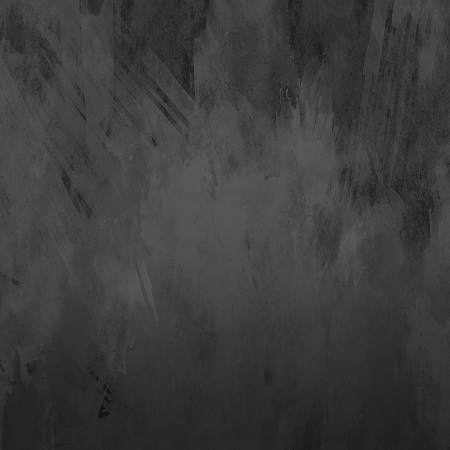
%> input picture Tanks_game/background.jpg, 450 x 450 px
$ octave --eval "result = buildBoardAndTanks;"   (GNU Octave 9; MATLAB toolbox functions it lacks are replaced by stand-ins)
%> lines starting %> are read from the running program, lines starting %| are printed output that depends on the picture; in (x1, y1, x2, y2) boxes, pixels count from 0 and x2, y2 are one past the last pixel; in counts of white or black regions, pixels touching at a corner belong together; the program's own positions count from 1
### Tanks_game/FOV.m
function visibleConeBoard = FOV(tank,globalBoard)

tankRow =tank.row;
tankCol=tank.col;
direction = tank.orientation;
visibleConeBoard = computeVisibleBoard(direction,tankRow,tankCol,globalBoard);

[obstacleRow,obstacleCol] = find(visibleConeBoard(:,:)==1);
[visionRow,visionCol] = find(visibleConeBoard(:,:)==77);

for j=1:length(obstacleRow)
    for i=1:length(visionRow)
        obstToVisionDist = sqrt((obstacleRow(j)-visionRow(i))^2+(obstacleCol(j)-visionCol(i))^2);
        obstToTankDist = sqrt((obstacleRow(j)-tankRow)^2+(obstacleCol(j)-tankCol)^2);
        tankToVisionDist = sqrt((visionRow(i)-tankRow)^2+(visionCol(i)-tankCol)^2);

        if(tankToVisionDist == (obstToVisionDist+obstToTankDist))
            visibleConeBoard(visionRow(i),visionCol(i))=0;
        end
    end % end of visible cone Loop
end % end of obstacle list loop
% 10 = our tank
visibleTanksCounter = 0;
for i=1:3
    [row,col] = find(globalBoard(:,:)==i*10);
    if(visibleConeBoard(row,col)==77)
        visibleTanksCounter = visibleTanksCounter+1;
    end
end

end % end of function

### Tanks_game/updateGrid.m
function grid = updateGrid(board,blueTank,greenTank,redTank,yellowTank)

%build board
grid = imread('background.jpg');
%> grid is the input picture: size 450x450x3 uint8; min 13, max 94, mean 60

% adding lines on the grid
size1=15;
for i=1:size1-1
    grid(i*30,:,:) = 255;
end
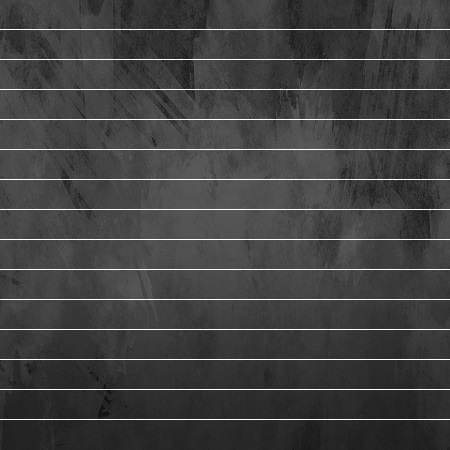
%> grid: size 450x450x3 uint8; 3.11% of pixels changed, all inside (x1, y1, x2, y2) = (0, 29, 450, 420)
for j=1:size1-1
    grid(:,j*30,:) = 255;
end
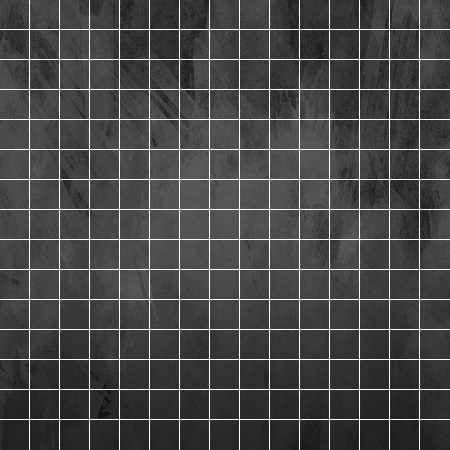
%> grid: size 450x450x3 uint8; 3.01% of pixels changed, all inside (x1, y1, x2, y2) = (29, 0, 420, 450)

%updating other images
[rows,cols] = size(board);
for row = 1 : rows
    for col = 1 : cols
        rowLocation = (row*30)-28;
        colLocation = (col*30)-28;
        if(board(row,col) == 1)
            rock = imread('Rock.jpg');
            grid(rowLocation:rowLocation+27,colLocation:colLocation+27,:) = rock;
        end
        if(board(row,col) == 88) % placing image if a tank has been destroyed
            rock = imread('Destroyed.png');
            grid(rowLocation:rowLocation+27,colLocation:colLocation+27,:) = rock;
        end
        if(board(row,col) == 10)  % placement of blue tank image
            image = imread(blueTank.image);
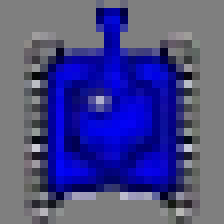
%> input picture Tanks_game/10Tank.png, 28 x 28 px (shown 8 times larger)
%> image is the input picture: size 28x28x3 uint8; mean R, G, B 73.9, 73.8, 136.8
            rowLocation = (blueTank.row*30)-28;
            colLocation = (blueTank.col*30)-28;
            rotatedImage = imrotate(image,(blueTank.orientation-1)*90);
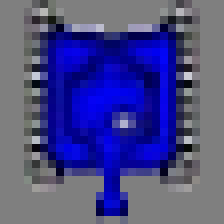
%> rotatedImage: size 28x28x3 uint8 (shown 8 times larger); mean R, G, B 73.9, 73.8, 136.8; mean of the top-left, top-right, bottom-left and bottom-right quarters 91.2, 90.7, 98.3, 99.1
            grid(rowLocation:rowLocation+27,colLocation:colLocation+27,:) = rotatedImage;
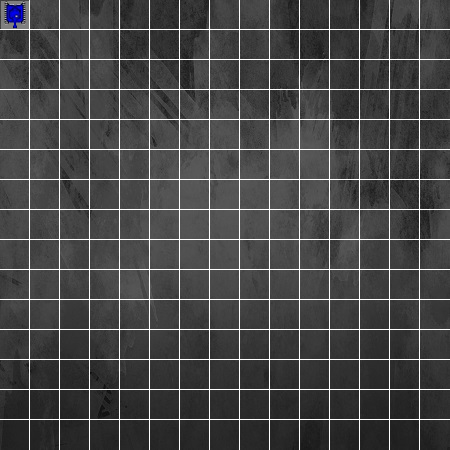
%> grid: size 450x450x3 uint8; 0.39% of pixels changed, all inside (x1, y1, x2, y2) = (1, 1, 29, 29)
        end
        if(board(row,col) == 20)  % green tank image placement
%> the run ends on the next line
            image = imread(greenTank.image);
            rowLocation = (greenTank.row*30)-28;
            colLocation = (greenTank.col*30)-28;
            rotatedImage = imrotate(image,(greenTank.orientation-1)*90);
            grid(rowLocation:rowLocation+27,colLocation:colLocation+27,:) = rotatedImage;
        end
        if(board(row,col) == 30)  % setting red tank image
            image = imread(redTank.image);
            rowLocation = (redTank.row*30)-28;
            colLocation = (redTank.col*30)-28;
            rotatedImage = imrotate(image,(redTank.orientation-1)*90);
            grid(rowLocation:rowLocation+27,colLocation:colLocation+27,:) = rotatedImage;
        end
        if(board(row,col) == 40)  % image placement of yellow tank
            image = imread(yellowTank.image);
            rowLocation = (yellowTank.row*30)-28;
            colLocation = (yellowTank.col*30)-28;
            rotatedImage = imrotate(image,(yellowTank.orientation-1)*90);
            grid(rowLocation:rowLocation+27,colLocation:colLocation+27,:) = rotatedImage;
        end
    end
end  % end of loop

end  % end of function

### Tanks_game/tankObjectCreator.m
function tank = tankObjectCreator(row,col,shot,orientation,imageFile,tankId,visibleBoard,globalBoard,localBoard,status)

% Direction represenatation
% 1=up ,2=left ,3=down ,4=right
% creates tank object with following properties

tank = struct('row',row,'col',col,'shot',shot,'orientation',orientation,'image', imageFile ,'tankId',tankId,'visibleBoard',visibleBoard,'globalBoard',globalBoard,'localBoard',localBoard,'status',status);

end

### Tanks_game/updateBoard.m
function [board,tankObj] = updateBoard(tankObj,board)

% placing tank coordinates in local vriable
tankRow = tankObj.row;
tankCol = tankObj.col;

% find old tank pointer on board and remove. plcae new pointer on updated
% co-ordinates
[oldIdRow,oldIdCol] = find(board(:,:)==tankObj.tankId);

board(oldIdRow,oldIdCol)=0;
board(tankRow,tankCol)=tankObj.tankId;

% place trail of the tank on the local board of the tank that will be used
% for score calculation e.g. for tank with id =10, trail = id+1 => 11
tankObj.localBoard(oldIdRow,oldIdCol)=tankObj.tankId+1;

end

### Tanks_game/computeVisibleBoard.m
function visibleBoard = computeVisibleBoard(direction,row,col,globalBoard)

% this function provides all boxes in visible reigon based on input
% direction
if( row > 15 || row < 1 || col >15 || col< 1 )
    visibleBoard=globalBoard;
    return;
end
% returns if a rock is found
if(globalBoard(row,col) == 1)
    visibleBoard=globalBoard;
    return;
end
% also returns when a visible point is found on the board
if(globalBoard(row,col) == 77)
    visibleBoard=globalBoard;
    return;
end
globalBoard(row,col)=77;
if(direction == 1)
    tempBoard = computeVisibleBoard(1,row-1,col,globalBoard);
    tempBoard = computeVisibleBoard(1,row-1,col-1,tempBoard);
    tempBoard = computeVisibleBoard(1,row-1,col+1,tempBoard);
    visibleBoard = tempBoard;
elseif(direction==4)
    tempBoard = computeVisibleBoard(4,row-1,col+1,globalBoard);
    tempBoard = computeVisibleBoard(4,row+1,col+1,tempBoard);
    tempBoard = computeVisibleBoard(4,row,col+1,tempBoard);
    visibleBoard = tempBoard;
elseif(direction==3)
    tempBoard = computeVisibleBoard(3,row+1,col,globalBoard);
    tempBoard = computeVisibleBoard(3,row+1,col-1,tempBoard);
    tempBoard = computeVisibleBoard(3,row+1,col+1,tempBoard);
    visibleBoard = tempBoard;
else
    tempBoard = computeVisibleBoard(2,row-1,col-1,globalBoard);
    tempBoard = computeVisibleBoard(2,row+1,col-1,tempBoard);
    tempBoard = computeVisibleBoard(2,row,col-1,tempBoard);
    visibleBoard = tempBoard;
end

end

### Tanks_game/buildBoardAndTanks.m
function [blueTank,greenTank,redTank,yellowTank,board, grid] = buildBoardAndTanks()

% to setup board and grid with tanks images placed on it.
board = zeros(15);
%grid = ones(size*30,size*30,3);

board(1,8) = 1; %obst
board(2,8) = 1;
board(3,8) = 1;

board(4,4) = 1;
board(4,5) = 1;
board(4,11) = 1;
board(4,12) = 1;

board(5,4) = 1;
board(5,12) = 1;

board(6,8) = 1;

board(8,1) = 1;
board(8,2) = 1;
board(8,3) = 1;
board(8,6) = 1;
board(8,8) = 1;
board(8,10) = 1;
board(8,13) = 1;
board(8,14) = 1;
board(8,15) = 1;

board(10,8) = 1;


board(11,4) = 1;
board(11,12) = 1;

board(12,4) = 1;
board(12,5) = 1;
board(12,11) = 1;
board(12,12) = 1;

board(13,8) = 1;
board(14,8) = 1;
board(15,8) = 1;

% placing tanks
board(1,1)=10;
board(1,15)=20;
board(15,1)=30;
board(15,15)=40;

localBoard = zeros(15); %local board for score calculation

% tank objects creation
blueTank = tankObjectCreator(1,1,0,3,'10Tank.png',10,board,localBoard,localBoard,1);
greenTank = tankObjectCreator(1,15,0,2,'20Tank.png',20,board,localBoard,localBoard,1);
redTank = tankObjectCreator(15,1,0,4,'30Tank.png',30,board,localBoard,localBoard,1);
yellowTank = tankObjectCreator(15,15,0,1,'40Tank.png',40,board,localBoard,localBoard,1);

blueTank.visibleBoard = FOV(blueTank,board);
greenTank.visibleBoard = FOV(greenTank,board);   % updating visible board of each tank
redTank.visibleBoard = FOV(redTank,board);
yellowTank.visibleBoard = FOV(yellowTank,board);

%placing tank pointers on board
[board,blueTank] = updateBoard(blueTank,board);
[board,greenTank] = updateBoard(greenTank,board);
[board,redTank] = updateBoard(redTank,board);
[board,yellowTank] = updateBoard(yellowTank,board);

grid = updateGrid(board,blueTank,greenTank,redTank,yellowTank);

end
